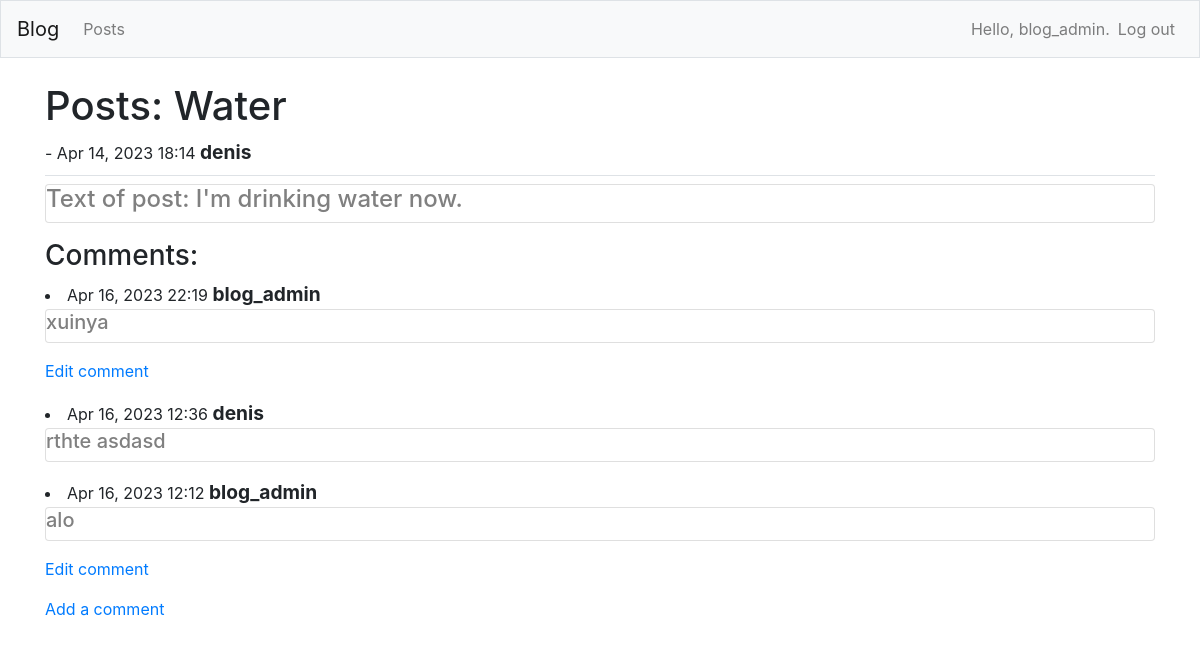
/posts/3 (signed in), run on the app's committed database.
### blogs/models.py (models this page shows)
class BlogPost(models.Model):
    title = models.CharField(max_length=200)
    text = models.TextField()
    date_added = models.DateTimeField(auto_now_add=True)
    owner = models.ForeignKey(User, on_delete=models.CASCADE)

class Comment(models.Model):
    post = models.ForeignKey(BlogPost, on_delete=models.CASCADE)
    text = models.TextField()
    date_added = models.DateTimeField(auto_now_add=True)
    owner = models.ForeignKey(User, on_delete=models.CASCADE)

### blogs/views.py (the view)
# urls.py: path('posts/<int:post_id>', views.post, name='post'),
@login_required
def post(request, post_id):
    post = BlogPost.objects.get(id=post_id)
    comments = post.comment_set.order_by('-date_added')
    context = {'post': post, 'comments': comments}
    return render(request, 'blogs/post.html', context)

### blogs/templates/blogs/post.html (shortened to what this page needs)
{% extends "blogs/base.html" %}
{% block page_header %}
    <h1>Posts: {{ post.title }}</h1> - {{ post.date_added|date:'M d, Y H:i' }} <big><b>{{ post.owner }}</big></b>
{% endblock page_header %}
{% block content %}
    <div class="card mb-3">
        <h4 style="color:gray;">Text of post: {{ post.text }}</h4>
    </div>
    <h3>Comments:</h3>
    {% for comment in comments %}
        <li>{{ comment.date_added|date:'M d, Y H:i' }} <big><b>{{ comment.owner }}</big></b>
            <div class="card mb-3">
                <h5 style="color:gray;">{{ comment.text }}</h5>
            </div>
            {% if comment.owner == user %}
                <p><a href="{% url 'blogs:edit_comment' comment.id %}">Edit comment</a></p>
            {% endif %}
        </li>
    {% empty %}
        <li>There are no comments have been added yet.</li>
    {% endfor %}
    <a href="{% url 'blogs:new_comment' post.id %}">Add a comment</a>
{% endblock content %}

### blogs/templates/blogs/base.html (shortened to what this page needs)
{% load bootstrap4 %}
<!doctype html>
<html lang="en">
    <head>
        {% bootstrap_css %}
    </head>
    <body>
        <nav class="navbar navbar-expand-md navbar-light bg-light mb-4 border">
            <a class="navbar-brand" href="{% url 'blogs:index' %}">Blog</a>
        <div class="collapse navbar-collapse" id="navbarCollapse">
            <ul class="navbar-nav mr-auto">
                <li class="nav-item">
                    <a class="nav-link" href="{% url 'blogs:posts' %}">Posts</a>
                </li>
            </ul>
            <ul class="navbar-nav ml-auto">
                {% if user.is_authenticated %}
                    <li class="nav-item">
                        <span class="navbar-text">Hello, {{ user.username }}.</span>
                    </li>
                    <li class="nav-item">
                        <a class="nav-link" href="{% url 'users:logout' %}">Log out</a>
                    </li>
                {% endif %}
            </ul>
        </div>
        </nav>
        <main role="main" class="container">
            <div class="pb-2 mb-2 border-bottom">
                {% block page_header %}{% endblock page_header %}
            </div>
            <div>
                {% block content %}{% endblock content %}
            </div>
        </main>
    </body>
</html>

### data on the page
BlogPost: title "Water", date_added "Apr 14, 2023 18:14", owner "denis", text "I'm drinking water now."
Comment: date_added "Apr 16, 2023 22:19", owner "blog_admin", text "xuinya", shows "Edit comment"
Comment: date_added "Apr 16, 2023 12:36", owner "denis", text "rthte asdasd"
Comment: date_added "Apr 16, 2023 12:12", owner "blog_admin", text "alo", shows "Edit comment"

### other printed values
{{ user.username }} "blog_admin"
